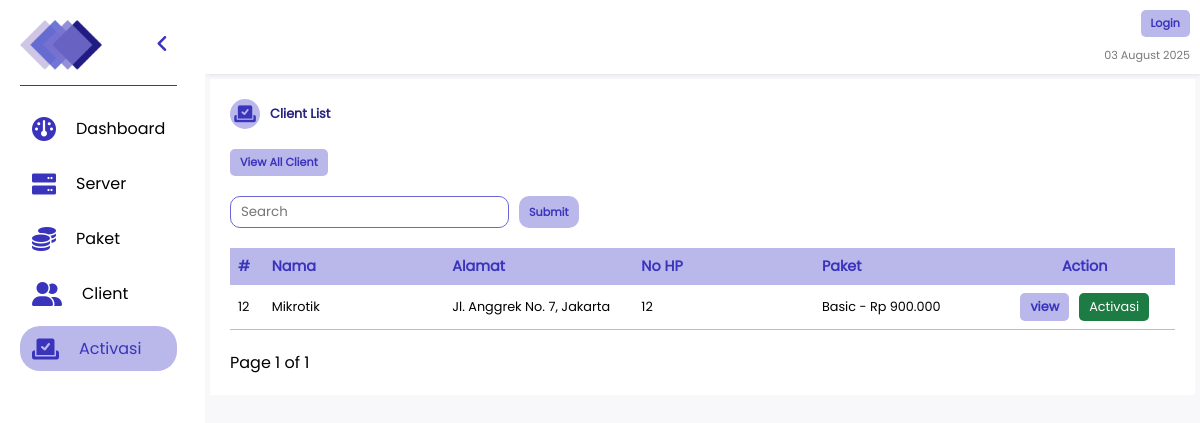
The page /verifikasi/ on the database its author committed.
### polls/models.py (models this page shows, shortened)
class Client(models.Model):
    id_paket = models.ForeignKey(Paket, on_delete=models.SET_NULL, null=True, blank=True, related_name='pakets')
    name = models.CharField(max_length=255)
    address = models.CharField(max_length=255)
    phone = models.CharField(max_length=255)
    pppoe = models.CharField(max_length=255)
    password = models.CharField(max_length=255)
    isActive = models.BooleanField(default=False)
    isApproved = models.BooleanField(default=True)
    temp_paket = models.ForeignKey(Paket, on_delete=models.SET_NULL, related_name='temp_paket', null=True, blank=True)
    temp_name = models.CharField(max_length=255, null=True, blank=True)
    temp_address = models.CharField(max_length=255, null=True, blank=True)
    temp_phone = models.CharField(max_length=255, null=True, blank=True)
    temp_pppoe = models.CharField(max_length=255, null=True, blank=True)
    temp_password = models.CharField(max_length=255, null=True, blank=True)

class Paket(models.Model):
    name = models.CharField(max_length=255)
    price = models.IntegerField()
    limit = models.CharField(max_length=255)
    id_ip_pool = models.ForeignKey(IPPool, on_delete=models.SET_NULL,null=True, blank=True, related_name='ip_pools')

### polls/views.py (the view, shortened to what this page needs)
# urls.py: path('verifikasi/', views.verifikasi, name='verifikasi'),
def verifikasi(request) :
    inactiveClient = Client.objects.filter(isActive=0)
    query = request.GET.get('s', '')
    paginator = Paginator(inactiveClient, 10)
    page_number = request.GET.get('page')
    inactiveClient = paginator.get_page(page_number)
    context = {
        'query' : query,
        'clients' : inactiveClient
    }
    return render(request, 'pages/verifikasi.html',context)

### polls/templatetags/custom_filters.py (called while the page is built)
@register.filter()
def rupiah(value):
    try:
        value = int(value)
        return "Rp {:,}".format(value).replace(",", ".")
    except (ValueError, TypeError):
        return value

### polls/templates/pages/verifikasi.html (shortened to what this page needs)
{% extends 'dashboard/base.html' %} {% block content %} {% load custom_filters%}
<div class="content-page client">
  <div class="table-wrapper column">
    <div class="header-table column">
      <div class="row title-head-td">
        <i
          class="fa-solid fa-check-to-slot"
          style="--clr: var(--clr-fourth); --icon-clr: var(--clr-second)"
        ></i>
        <span class="title">Client List</span>
      </div>
      <a href="{% url 'client' %}" class="main-button">View All Client</a>
      <form method="GET" class="form-search row">
        <input
          class="search-box"
          type="search"
          placeholder="Search"
          name="s"
          value="{{ query }}"
        />
        <input class="search-button" type="submit" />
      </form>
    </div>
    <div class="table-container">
      <table class="table">
        <tr class="t-head">
          <th>#</th>
          <th>Nama</th>
          <th>Alamat</th>
          <th>No HP</th>
          <th>Paket</th>
          <th class="center-th">Action</th>
        </tr>
        {% for client in clients %}
        <tr class="t-d">
          <td>{{ client.id }}</td>
          <td>{{ client.name }}</td>
          <td>{{ client.address }}</td>
          <td>{{ client.phone }}</td>
          <td>
            {{ client.id_paket.name }} - {{ client.id_paket.price|rupiah }}
          </td>
          <td>
            <div class="row button-wrapper">
              <a href="{% url 'detail-client' client.id %}" class="main-button"
                >view</a
              >
              <button
                onclick="openActivasiModal('{{ client.id }}', '{{ client.name }}')"
                class="success-button"
              >
                Activasi
              </button>
            </div>
          </td>
        </tr>
        {% empty %}
        <tr>
          <td colspan="7" class="center">Tidak ada data yang ditemukan</td>
        </tr>
        {% endfor %}
      </table>
    </div>
    <div class="pagination row">
      <span class="current-page"
        >Page {{ clients.number }} of {{ clients.paginator.num_pages }}</span
      >
    </div>
  </div>
</div>
{% endblock %}

### polls/static/css/style.css (style rules this page uses)
:root { --clr-main-h: 0; --clr-main-s: 0%; --clr-main-l: 100%; --clr-main: hsl(var(--clr-main-h), var(--clr-main-s), var(--clr-main-l)); --clr-second: hsl( var(--clr-main-h), var(--clr-main-s), calc(var(--clr-main-l) + 15%) ); --clr-third: hsl( var(--clr-main-h), var(--clr-main-s), calc(var(--clr-main-l) + 30%) ); --clr-fourth: hsl( var(--clr-main-h), var(--clr-main-s), calc(var(--clr-main-l) + 50%) ); --clr-b: #316ac4; --clr-b1: #3b82f6; --clr-g: #13542d; --clr-g1: #1d7c43; --clr-g2: #e9ffe2; --clr-r: #c71b1b; --clr-r1: #fb2222; --clr-r2: #ffe2e2; --clr-y: #c49322; --clr-y1: #ffbc22; --clr-y2: #fff0ce; --clr-grey: #797979; --clr-grey2: #4b4b4b; --clr-bg: #f8f8fb; --clr-white: #fff; }
body { margin: 0; padding: 0; font-family: "poppin"; }
* { font-family: "poppin"; }
a { text-decoration: none; transition: all 0.2s ease-in-out; }
i { color: var(--clr-second); font-size: 1.5em; transition: all 0.2s ease-in-out; }
button { text-decoration: none; border: none; background-color: transparent; padding: 5px 10px !important; }
.row { display: flex; }
.column { display: flex; flex-direction: column; }
.content-page { padding: 5px; }
.form-search { gap: 10px; flex-wrap: wrap; }
.form-search .search-box { border: 1px solid var(--clr-third); outline: none; background-color: none; padding: 5px 10px; border-radius: 10px; }
.form-search .search-button { background-color: none; border: none; background-color: var(--clr-fourth); outline: none; color: var(--clr-second); padding: 5px 10px; font-size: 0.7em; border-radius: 10px; transition: all ease-in-out 0.2s; font-weight: bold; }
.table-wrapper i { background-color: var(--clr); margin: 0; width: 30px; height: 30px; display: flex; justify-content: center; align-items: center; border-radius: 100%; color: var(--icon-clr); }
.table-wrapper .title-head-td { font-size: 0.8em; align-items: center; gap: 10px; }
.title-head-td .title { font-weight: bold; color: var(--clr-main); }
.table-wrapper { background-color: white; padding: 20px; gap: 20px; }
.header-table { gap: 20px; }
.table .t-head { background-color: var(--clr-fourth); color: var(--clr-second); font-size: 0.9em; text-decoration: none; outline: var(--clr-fourth); }
.table-container { overflow-x: auto; position: relative; width: 100%; }
.table { border-collapse: collapse; width: 100%; }
.table, .table th, .table td { border: 0; }
.table th { white-space: nowrap; width: 150px; padding: 8px; text-align: left; }
.table th:nth-child(1) { max-width: 15px; }
.table td { padding: 8px; text-align: left; }
.table .t-d td { white-space: nowrap; font-size: 0.8em; border-bottom: 1px solid var(--clr-fourth); }
.table .t-d td button, .table .t-d td a { font-size: 1em; }
.button-wrapper { gap: 10px; justify-content: center; align-items: center; }
.main-button, .success-button, .warning-button, .danger-button, .grey-button, .info-button, .disbale-button { border-radius: 5px; padding: 5px 10px; width: fit-content; text-align: center; font-weight: 500; transition: all ease-in-out 0.2s; font-size: 0.7em; height: fit-content; }
.main-button { background-color: var(--clr-fourth); color: var(--clr-second); font-weight: bold; }
.success-button { background-color: var(--clr-g1); color: var(--clr-white); }
.center-th { text-align: center !important; }

### rows shown on the page
Client: id "12", name "Mikrotik", address "Jl. Anggrek No. 7, Jakarta", phone "12", id_paket.name "Basic", id_paket.price|rupiah "Rp 900.000"

### other values the page prints
{{ clients.number }} "1"
{{ clients.paginator.num_pages }} "1"
